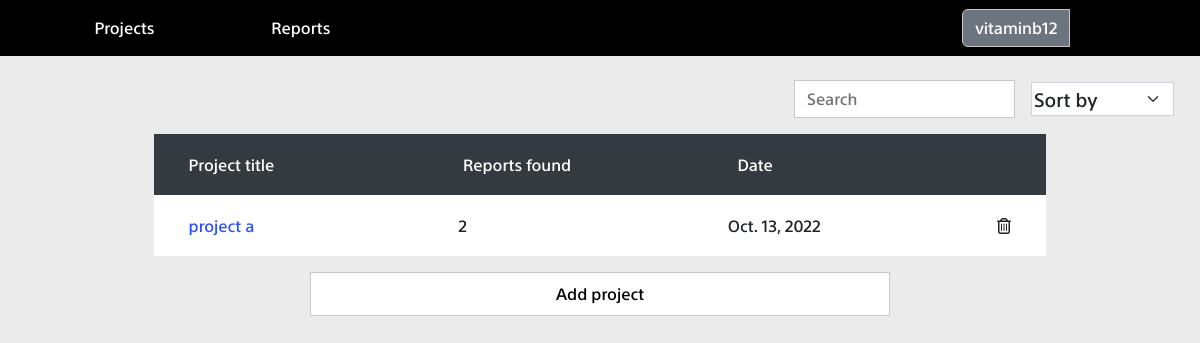
The app's page /home (signed in), older data.
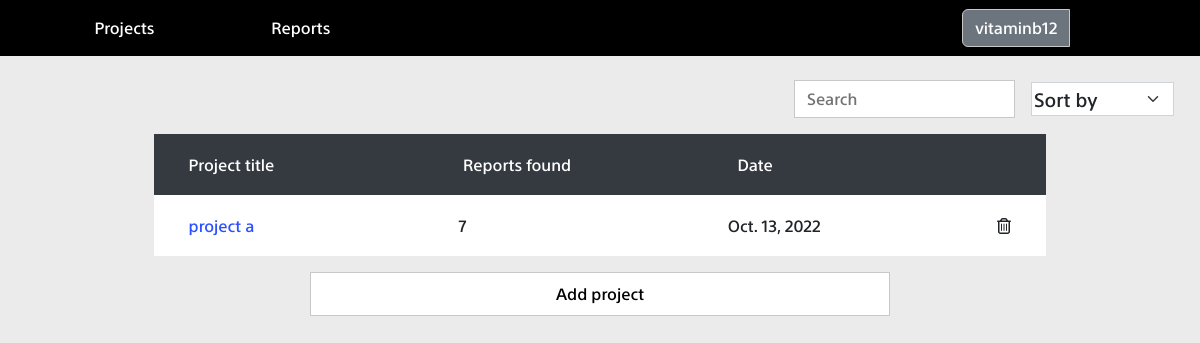
The same page, newer data.
### project/models.py (models this page shows, shortened)
class project(models.Model):
	name = models.CharField(max_length = 40)
	date_added = models.DateField()
	bugs_count = models.IntegerField()

### project/views.py (the view, shortened to what this page needs)
# urls.py: path('home',home , name="home"),
@login_required(login_url='signin')
def home(request):
    projects = project.objects.all();
    context = {"projects": projects}
    return render(request, "home.html", context)

### templates/home.html (shortened to what this page needs)
{% extends "base.html" %}
{% load static %}
{% block css_files %}
<link rel="stylesheet" href="{% static 'bootstrap.min.css' %}">
<link rel="stylesheet" href="{% static 'base.css' %}">
<link rel="stylesheet" href="{% static 'home.css' %}">
<link rel="stylesheet" href="{% static 'fa/css/all.min.css' %}">
{% endblock %}
{% block content %}
<div class="container" id="home_body">
<div class="mt-4">
		<div  id="filters">
			<div class="">
				<input type="text" class="form-control" id="search_input" placeholder="Search" aria-describedby="text">
			</div>
			<div class="">
				<select class="form-select mx-3" id="sort_select" aria-label="Default select example">
					<option >Sort by</option>
				</select>
			</div>
	</div>
</div>
	<div class="outer_results">
	<div id="results">
		<table class="mt-3">
			<thead id="projects_head">
				<tr class="project_row">
					<td class="project_cell">Project title</td>
					<td  class="project_cell">Reports found</td>
					<td class="project_cell">Date</td>
				</tr>
			</thead>
			<tbody id="table_body">
				{% for project in projects %}
				<tr class="project_row data_row mb-3">
					<td class="project_cell project_data"><a  href="{% url 'home' %}/{{project.id}}" class="black_color hover_color" >{{project.name}}</a></td>
					<td class="project_cell project_data">{{project.bugs_count}}</td>
					<td class="project_cell project_data">{{project.date_added}}</td>
					<td><i id="{{project.id}}" class="fa-regular fa-trash-can remove_project"></i></td>
				</tr>
				{% endfor %}
			</tbody>
		</table>
<button   id="add_project" data-bs-toggle="modal" data-bs-target="#exampleModal">
  Add project
</button>
	</div>
</div>
</div>
{% endblock %}

Row changes from the older to the newer data that the page shows:
changed project "project a": bugs_count "2" → "7"
